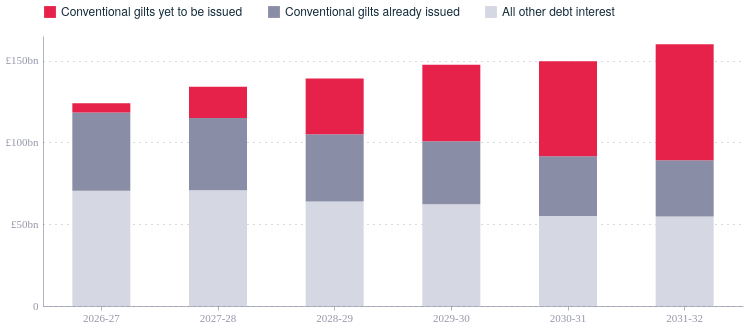

Notebook source saved alongside this figure:
### Code cell
import pandas as pd
import numpy as np
import altair as alt
from ecostyles import EcoStyles

styles = EcoStyles(); styles.register_and_enable_theme()

# Central government debt interest by source, £ billion. Source: OBR EFO Oct 2026, detailed forecast tables: aggregates, Table 6.16.
xl = "../Data/efo-october-2026-detailed-forecast-tables-aggregates.xlsx"   # adjust path
raw = pd.read_excel(xl, sheet_name="6.16", header=None)

# year headers on the row containing "2026-27"; rows picked by label (first "Existing stock" / "New stock" are the conventional gilts)
hdr = raw[raw.apply(lambda r: r.astype(str).str.contains("2026-27").any(), axis=1)].index[0]
years = {c: str(v) for c, v in raw.loc[hdr].items() if str(v)[:2] == "20" and "-" in str(v)}
lab = raw[1].astype(str).str.strip()
row = lambda text, n=0: raw[lab.str.startswith(text)].iloc[n]
existing, new, total = row("Existing stock", 0), row("New stock", 0), row("Total CG debt interest")

d = pd.DataFrame({"fy": list(years.values()),
                  "existing": [float(existing[c]) for c in years], "new": [float(new[c]) for c in years],
                  "total": [float(total[c]) for c in years]})
d = d[d["fy"] != "2025-26"].reset_index(drop=True)          # the existing/new split starts in the first forecast year
d["other"] = d["total"] - d["existing"] - d["new"]          # index-linked gilts, NS&I, APF gilts, other

# sanity check against the EFO: debt interest of £124bn in 2026-27 and £160bn in 2031-32
assert abs(d.loc[0, "total"] - 124) < 1 and abs(d.loc[len(d) - 1, "total"] - 160) < 1

EXISTING, NEW, OTHER = "Conventional gilts already issued", "Conventional gilts yet to be issued", "All other debt interest"
long = d.melt(id_vars="fy", value_vars=["other", "existing", "new"], var_name="key", value_name="value")
long["segment"] = long["key"].map({"existing": EXISTING, "new": NEW, "other": OTHER})
long["stack"] = long["key"].map({"other": 0, "existing": 1, "new": 2})            # bottom to top: new gilts sit on top

# key order = stack order top to bottom. Colours are explicit so the legend works: new debt = ecostyles red, old debt = greys
segments = [NEW, EXISTING, OTHER]
scale = alt.Scale(domain=segments, range=["#E6224B", "#8A8DA6", "#D5D7E3"])
colour = alt.Color("segment:N", scale=scale,
                   legend=alt.Legend(orient="top", title=None, symbolType="square", symbolSize=140, labelLimit=420,
                                     labelFontSize=12, columnPadding=24))

x = alt.X("fy:N", title=None, axis=alt.Axis(labelAngle=0))
y = alt.Y("value:Q", title=None, scale=alt.Scale(domain=[0, 165], nice=False),
          axis=alt.Axis(values=[0, 50, 100, 150], labelExpr="datum.value == 0 ? '0' : '£' + datum.value + 'bn'"))

bars = alt.Chart(long).mark_bar(size=58).encode(x=x, y=y, color=colour, order=alt.Order("stack:Q"))

# hover: shaded column, tooltip lists every segment for that year
hover = alt.selection_point(fields=["fy"], on="mouseover", empty=False, clear="mouseout")
tips = [alt.Tooltip("fy:N", title="Fiscal year")] + [
    alt.Tooltip(f"{k}:Q", format=",.1f", title=f"{t} (£bn)") for k, t in
    [("new", NEW), ("existing", EXISTING), ("other", OTHER), ("total", "Total")]]
hit = alt.Chart(d).mark_bar(size=110, color="#676A86").encode(
    x="fy:N", opacity=alt.condition(hover, alt.value(0.08), alt.value(0)), tooltip=tips).add_params(hover)

caption = alt.Title(
    text="Source: OBR, Economic and fiscal outlook – detailed forecast tables: aggregates (Table 6.16), October 2026",
    subtitle=["Central government debt interest (net of APF), £ billion. Gilts already issued get cheaper; gilts yet to be issued, including refinancing, drive the rise."],
    orient="bottom", anchor="start", fontSize=11, subtitleFontSize=10,
    color="#676A86", subtitleColor="#676A86", dy=12)

chart = (hit + bars).properties(
    width=700, height=270).configure(
    background="white", font="Circular Std, Helvetica Neue, Helvetica, Arial, sans-serif").configure_view(
    fill="transparent", stroke="transparent")

styles.save(chart, path=".", name="debt_interest_sources", svg=True)
chart.save("debt_interest_sources.png", scale_factor=2.0)
chart

### Figure 1 — Vega-Lite specification as saved in the notebook (floating-point values rounded to 4 significant figures)
{"config": {"font": "Circular Std, Helvetica Neue, Helvetica, Arial, sans-serif", "text": {"color": "#676A86", "align": "left", "baseline": "middle", "dx": 7, "dy": 0, "fontSize": 11}, "view": {"stroke": "transparent", "continuousWidth": 400, "continuousHeight": 300, "discreteWidth": 400, "discreteHeight": 300, "fill": "transparent"}, "range": {"category": ["#36B7B4", "#E6224B", "#F4C245", "#0063AF", "#00A767", "#179FDB", "#EB5C2E"], "diverging": ["#E6224B", "#E54753", "#C9C9C9", "#179FDB", "#122B39"], "heatmap": ["#C9C9C9", "#179FDB", "#0063AF", "#122B39"], "ordinal": ["#00A767", "#36B7B4", "#179FDB", "#0063AF", "#243B5A"]}, "bar": {"color": "#179fdb"}, "line": {"color": "#e6224b"}, "rule": {"color": "#676A86"}, "area": {"opacity": 0.3}, "point": {"filled": true, "size": 80, "color": "#e6224b", "opacity": 0.95}, "geoshape": {"stroke": "white", "strokeWidth": 0.3}, "rect": {"fill": "#d6d4d4", "opacity": 0.3}, "axis": {"labelColor": "#676A86", "labelFontSize": 11, "labelFont": "Circular Std", "labelOpacity": 0.7, "tickColor": "#676A86", "tickOpacity": 0.5, "domainColor": "#676A86", "domainOpacity": 0.5, "gridColor": "#676A86", "gridDash": [2, 2], "gridOpacity": 0.5, "title": null, "titleColor": "#676A86", "titleOpacity": 0.8, "tickSize": 4}, "axisXDiscrete": {"grid": false, "labelAngle": 0, "tickCount": 10, "tickOpacity": 0.5, "title": null}, "axisYDiscrete": {"ticks": false, "labelPadding": 5}, "axisXTemporal": {"grid": false, "ticks": true}, "axisXQuantitative": {"grid": true}, "axisYQuantitative": {"gridColor": "#676A86", "gridDash": [1, 5], "gridOpacity": 0.5, "ticks": false, "labelPadding": 5, "tickCount": 8, "titleAngle": 0, "titleAlign": "left", "titleBaseline": "bottom", "titleX": 0, "titleY": -5}, "title": {"color": "#676A86E6", "subtitleColor": "#676A86", "font": "Circular Std", "subtitleFont": "Circular Std", "anchor": "start", "fontSize": 14, "subtitleFontSize": 12, "subtitlePadding": 4, "offset": 0, "frame": "group"}, "legend": {"titleColor": "#122b39", "title": null, "labelColor": "#122b39", "labelFontSize": 11}, "background": "white"}, "layer": [{"data": {"name": "data-2167a2aba1ef2c019d7ab79e93d651c6"}, "mark": {"type": "bar", "color": "#676A86", "size": 110}, "encoding": {"opacity": {"condition": {"param": "param_f5462cc71fe8b452", "value": 0.08, "empty": false}, "value": 0}, "tooltip": [{"field": "fy", "title": "Fiscal year", "type": "nominal"}, {"field": "new", "format": ",.1f", "title": "Conventional gilts yet to be issued (£bn)", "type": "quantitative"}, {"field": "existing", "format": ",.1f", "title": "Conventional gilts already issued (£bn)", "type": "quantitative"}, {"field": "other", "format": ",.1f", "title": "All other debt interest (£bn)", "type": "quantitative"}, {"field": "total", "format": ",.1f", "title": "Total (£bn)", "type": "quantitative"}], "x": {"field": "fy", "type": "nominal"}}, "name": "view_c6cab7a0d3a412fb_0"}, {"data": {"name": "data-231004ea66d010340dde1f4f7f8b384a"}, "mark": {"type": "bar", "size": 58}, "encoding": {"color": {"field": "segment", "legend": {"columnPadding": 24, "labelFontSize": 12, "labelLimit": 420, "orient": "top", "symbolSize": 140, "symbolType": "square", "title": null}, "scale": {"domain": ["Conventional gilts yet to be issued", "Conventional gilts already issued", "All other debt interest"], "range": ["#E6224B", "#8A8DA6", "#D5D7E3"]}, "type": "nominal"}, "order": {"field": "stack", "type": "quantitative"}, "x": {"axis": {"labelAngle": 0}, "field": "fy", "title": null, "type": "nominal"}, "y": {"axis": {"labelExpr": "datum.value == 0 ? '0' : '£' + datum.value + 'bn'", "values": [0, 50, 100, 150]}, "field": "value", "scale": {"domain": [0, 165], "nice": false}, "title": null, "type": "quantitative"}}}], "height": 270, "params": [{"name": "param_f5462cc71fe8b452", "select": {"type": "point", "clear": "mouseout", "fields": ["fy"], "on": "mouseover"}, "views": ["view_c6cab7a0d3a412fb_0"]}], "width": 700, "$schema": "https://vega.github.io/schema/vega-lite/v6.4.1.json", "datasets": {"data-2167a2aba1ef2c019d7ab79e93d651c6": [{"fy": "2026-27", "existing": 47.89, "new": 5.548, "total": 123.9, "other": 70.42}, {"fy": "2027-28", "existing": 44.14, "new": 19.12, "total": 134.0, "other": 70.73}, {"fy": "2028-29", "existing": 41.07, "new": 33.99, "total": 139.0, "other": 63.91}, {"fy": "2029-30", "existing": 38.62, "new": 46.66, "total": 147.4, "other": 62.12}, {"fy": "2030-31", "existing": 36.44, "new": 58.08, "total": 149.6, "other": 55.04}, {"fy": "2031-32", "existing": 34.4, "new": 70.85, "total": 160.0, "other": 54.7}], "data-231004ea66d010340dde1f4f7f8b384a": [{"fy": "2026-27", "key": "other", "value": 70.42, "segment": "All other debt interest", "stack": 0}, {"fy": "2027-28", "key": "other", "value": 70.73, "segment": "All other debt interest", "stack": 0}, {"fy": "2028-29", "key": "other", "value": 63.91, "segment": "All other debt interest", "stack": 0}, {"fy": "2029-30", "key": "other", "value": 62.12, "segment": "All other debt interest", "stack": 0}, {"fy": "2030-31", "key": "other", "value": 55.04, "segment": "All other debt interest", "stack": 0}, {"fy": "2031-32", "key": "other", "value": 54.7, "segment": "All other debt interest", "stack": 0}, {"fy": "2026-27", "key": "existing", "value": 47.89, "segment": "Conventional gilts already issued", "stack": 1}, {"fy": "2027-28", "key": "existing", "value": 44.14, "segment": "Conventional gilts already issued", "stack": 1}, {"fy": "2028-29", "key": "existing", "value": 41.07, "segment": "Conventional gilts already issued", "stack": 1}, {"fy": "2029-30", "key": "existing", "value": 38.62, "segment": "Conventional gilts already issued", "stack": 1}, {"fy": "2030-31", "key": "existing", "value": 36.44, "segment": "Conventional gilts already issued", "stack": 1}, {"fy": "2031-32", "key": "existing", "value": 34.4, "segment": "Conventional gilts already issued", "stack": 1}, {"fy": "2026-27", "key": "new", "value": 5.548, "segment": "Conventional gilts yet to be issued", "stack": 2}, {"fy": "2027-28", "key": "new", "value": 19.12, "segment": "Conventional gilts yet to be issued", "stack": 2}, {"fy": "2028-29", "key": "new", "value": 33.99, "segment": "Conventional gilts yet to be issued", "stack": 2}, {"fy": "2029-30", "key": "new", "value": 46.66, "segment": "Conventional gilts yet to be issued", "stack": 2}, {"fy": "2030-31", "key": "new", "value": 58.08, "segment": "Conventional gilts yet to be issued", "stack": 2}, {"fy": "2031-32", "key": "new", "value": 70.85, "segment": "Conventional gilts yet to be issued", "stack": 2}]}}
